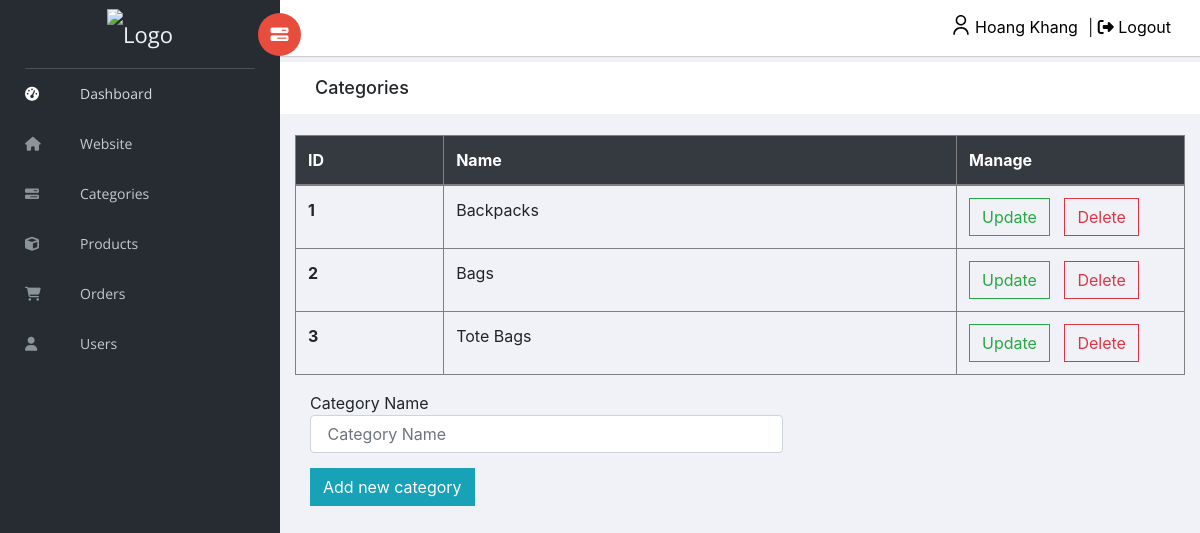
The app's page /admin/category.php (signed in) with its own data.
### tables this page shows
CREATE TABLE `category` (
  `category_id` int(11) NOT NULL,
  `category_name` varchar(50) NOT NULL
);

### admin/category.php (the view, shortened to what this page needs)
<?php
include("../db/connect.php");
include("include/head.php");
if(!isset($_SESSION['adminName'])){
?>
<script>
    alert("You can not access this page");
    window.location.replace("index.php");
</script>
<?php
} else {
$productPerPage = 6;
$pageNum = 1;
$offset = ($pageNum - 1) * $productPerPage;
?>
<body>
  <?php
  include('header.php');
  ?>
  <?php
  $sql_cateAdmin = mysqli_query($conn, "SELECT * FROM category ORDER BY category_id asc LIMIT $offset, $productPerPage");
  ?>
  <div style="padding:15px;">
    <table style="border:1px solid grey" class="table table-bordered">
      <thead class="thead-dark">
        <tr>
          <th class="bor-white" scope="col">ID</th>
          <th class="bor-white" scope="col">Name</th>
          <th class="bor-white" scope="col">Manage</th>
        </tr>
      </thead>
      <tbody>
        <?php
        while ($row_cateAdmin = mysqli_fetch_array($sql_cateAdmin)) {
        ?>
          <tr>
            <th class="td1" scope="row"><?php echo $row_cateAdmin['category_id'] ?></th>
            <td class="td3"><?php echo $row_cateAdmin['category_name'] ?></td>
            <td class="td4">
              <form style="display:inline;" action="updateCategory.php?update=<?php echo $row_cateAdmin['category_id'] ?>" method="POST"><button style="margin-right: 5px;" type="submit" class="btn btn-outline-success">Update</button></form>
              <a id="confirmText" href="?delete=<?php echo $row_cateAdmin['category_id']; ?>"><button style="margin-left: 5px;" type="button" class="btn btn-outline-danger" onclick="return confirm('Are you sure?')">Delete</button></a>
            </td>
          </tr>
        <?php
        }
        ?>
      </tbody>
    </table>
    <form action="?add" method="POST">
      <div class="row" style="margin:0;">
        <div class="col">
          Category Name<input type="text" name="cateName" class="form-control" placeholder=" Category Name" required oninvalid="setCustomValidity('Please enter the category name')" oninput="setCustomValidity('')">
          <button style="margin-top:15px;" name="addCategory" type="submit" class="btn btn-info">Add new category</button>
        </div>
      </div>
    </form>
  </div>
</body>
<?php
}
?>
</html>

### admin/assets/css/admin.css (style rules this page uses)
.bor-white { border-color: grey !important; }
.table-bordered td, .table-bordered th { border: 1px solid grey; }
.td1 { width: 13%; }
.td2, .td3 { width: 45%; }
.td4 { width: 20%; }
.row { margin: 0 0 16px !important; }
@media only screen and (min-width: 992px) { .form-control { width: 55% !important; } }

### records on screen
category: category_id "1", category_name "Backpacks"
category: category_id "2", category_name "Bags"
category: category_id "3", category_name "Tote Bags"

### other values on screen
$_SESSION['adminName'] "Hoang Khang"
$stringURL "Categories"
